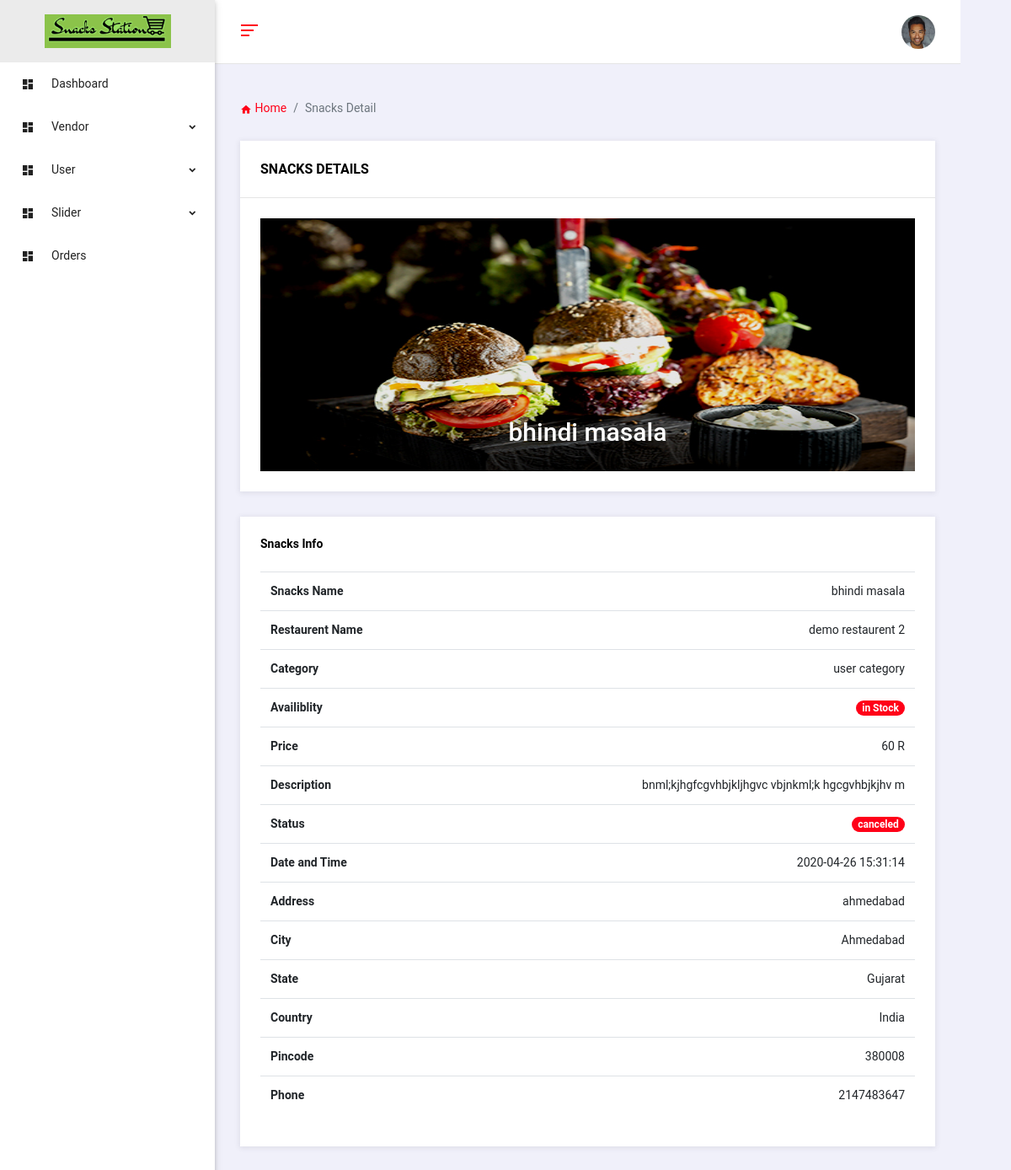
The page /admin/order_details.php?order_id=xsgAPI (signed in) on the database its author committed.
### tables this page shows
CREATE TABLE `snacks` (
  `id` int(11) NOT NULL,
  `img` varchar(100) NOT NULL,
  `name` varchar(100) NOT NULL,
  `category` varchar(100) NOT NULL,
  `quantity` varchar(100) NOT NULL,
  `price` int(11) NOT NULL,
  `description` varchar(200) NOT NULL,
  `status` enum('in Stock','out of Stock') NOT NULL,
  `uploaded_by` varchar(100) NOT NULL,
  `trn_date` datetime NOT NULL
);

CREATE TABLE `vendor` (
  `id` int(11) NOT NULL,
  `v_profile` varchar(100) NOT NULL,
  `fname` varchar(100) NOT NULL,
  `lname` varchar(100) NOT NULL,
  `r_id` varchar(100) NOT NULL,
  `r_name` varchar(100) NOT NULL,
  `r_location` varchar(100) NOT NULL,
  `email` varchar(100) NOT NULL,
  `password` varchar(100) NOT NULL,
  `trn_date` datetime NOT NULL
);

CREATE TABLE `order_details` (
  `id` int(11) NOT NULL,
  `order_id` varchar(100) NOT NULL,
  `status` enum('pending','delivered','canceled') NOT NULL,
  `name` varchar(100) NOT NULL,
  `email` varchar(100) NOT NULL,
  `address` varchar(100) NOT NULL,
  `city` varchar(100) NOT NULL,
  `state` varchar(100) NOT NULL,
  `country` varchar(100) NOT NULL,
  `pincode` int(11) NOT NULL,
  `phone` varchar(200) NOT NULL,
  `trn_date` datetime NOT NULL
);

### admin/order_details.php (the view, shortened to what this page needs)
<?php
include 'db.php';
?>
<!DOCTYPE html>
<html lang="en">
<head>
    <link href="vendors/iconic-fonts/font-awesome/css/all.min.css" rel="stylesheet">
    <link rel="stylesheet" href="vendors/iconic-fonts/flat-icons/flaticon.css">
    <link rel="stylesheet" href="vendors/iconic-fonts/cryptocoins/cryptocoins.css">
    <link rel="stylesheet" href="vendors/iconic-fonts/cryptocoins/cryptocoins-colors.css">
    <link href="assets/css/bootstrap.min.css" rel="stylesheet">
    <link href="assets/css/jquery-ui.min.css" rel="stylesheet">
    <link href="assets/css/style.css" rel="stylesheet">
    <link href="assets/css/datatables.min.css" rel="stylesheet">
</head>
<body class="ms-body ms-aside-left-open ms-primary-theme ms-has-quickbar">
    <?php include 'include/sidebar.php' ?>
    <main class="body-content">
        <?php include 'include/body_header.php' ?>
        <div class="ms-content-wrapper">
            <div class="row">
                <div class="col-md-12">
                    <nav aria-label="breadcrumb">
                        <ol class="breadcrumb pl-0">
                            <li class="breadcrumb-item"><a href="index.php"><i class="material-icons">home</i> Home</a></li>
                            <li class="breadcrumb-item active" aria-current="page">Snacks Detail</li>
                        </ol>
                    </nav>
                </div>
                <?php
                $order_id = $_REQUEST['order_id'];
                $queryshow = "SELECT snacks.id as ID, snacks.uploaded_by, snacks.name as snackname, snacks.description,  snacks.status as stock, snacks.price, snacks.category,
                snacks.img, order_details.status, order_details.name, order_details.email, order_details.address, order_details.city, order_details.state,
                order_details.country, order_details.pincode, order_details.phone, order_details.trn_date, order_details.id as orderid, vendor.r_name
                FROM `order`
                JOIN vendor ON `order`.`vendor_id` = vendor.id
                JOIN snacks ON `order`.`snack_id` = snacks.id
                JOIN order_details ON `order`.`order_id` = order_details.order_id
                WHERE `order_details`.order_id = '$order_id'";
                $result = mysqli_query($db, $queryshow);
                $row = mysqli_fetch_assoc($result);
                ?>
                <div class="col-md-12">
                    <div class="ms-panel">
                        <div class="ms-panel-header">
                            <h6>Snacks Details</h6>
                        </div>
                        <div class="ms-panel-body">
                            <div id="arrowSlider" class="ms-arrow-slider carousel slide" data-ride="carousel" data-interval="false">
                                <div class="carousel-inner">
                                    <div class="carousel-item active">
                                        <img class="d-block w-100" src="/SnacksStation/uploads/admin-snacks-img/<?php echo $row['img']; ?>" style="height: 300px; width: 1040px;">
                                        <div class="carousel-caption d-none d-md-block">
                                            <h3 class="text-white"><?php echo $row['snackname']; ?></h3>
                                        </div>
                                    </div>
                                </div>
                            </div>
                        </div>
                    </div>
                </div>
                <div class=" col-md-12">
                    <div class="ms-panel ms-panel-fh">
                        <div class="ms-panel-body">
                            <h4 class="section-title bold">Snacks Info</h4>
                            <table class="table ms-profile-information">
                                <tbody>
                                    <tr>
                                        <th scope="row">Snacks Name</th>
                                        <td><?php echo $row['snackname']; ?></td>
                                    </tr>
                                    <tr>
                                        <th scope="row">Restaurent Name</th>
                                        <td><?php echo $row['r_name']; ?></td>
                                    </tr>
                                    <tr>
                                        <th scope="row">Category</th>
                                        <td><?php echo $row['category']; ?></td>
                                    </tr>
                                    <tr>
                                        <th scope="row">Availiblity</th>
                                        <td><span class="badge badge-pill badge-primary"><?php echo $row['stock']; ?></span></td>
                                    </tr>
                                    <tr>
                                        <th scope="row">Price</th>
                                        <td><?php echo $row['price']; ?> R</td>
                                    </tr>
                                    <tr>
                                        <th scope="row">Description</th>
                                        <td><?php echo $row['description']; ?></td>
                                    </tr>
                                    <tr>
                                        <th scope="row">Status</th>
                                        <td><span class="badge badge-pill badge-primary"><?php echo $row['status']; ?></span></td>
                                    </tr>
                                    <tr>
                                        <th scope="row">Date and Time</th>
                                        <td><?php echo $row['trn_date']; ?></td>
                                    </tr>
                                    <tr>
                                        <th scope="row">Address</th>
                                        <td><?php echo $row['address']; ?></td>
                                    </tr>
                                    <tr>
                                        <th scope="row">City</th>
                                        <td><?php echo $row['city']; ?></td>
                                    </tr>
                                    <tr>
                                        <th scope="row">State</th>
                                        <td><?php echo $row['state']; ?></td>
                                    </tr>
                                    <tr>
                                        <th scope="row">Country</th>
                                        <td><?php echo $row['country']; ?></td>
                                    </tr>
                                    <tr>
                                        <th scope="row">Pincode</th>
                                        <td><?php echo $row['pincode']; ?></td>
                                    </tr>
                                    <tr>
                                        <th scope="row">Phone</th>
                                        <td><?php echo $row['phone']; ?></td>
                                    </tr>
                                    </tbody>
                            </table>
                        </div>
                    </div>
                </div>
            </div>
        </div>
    </main>
</body>
</html>

### admin/include/sidebar.php (shortened to what this page needs)
<aside id="ms-side-nav" class="side-nav fixed ms-aside-scrollable ms-aside-left">
    <div class="logo-sn ms-d-block-lg">
      <a class="pl-0 ml-0 text-center" href="index.php">
        <img src="assets/img/costic/costic-logo-216x62.png" alt="logo">
      </a>
    </div>
    <ul class="accordion ms-main-aside fs-14" id="side-nav-accordion">
      <li class="menu-item">
        <a href="index.php"> <span><i class="material-icons fs-16">dashboard</i>Dashboard</span>
        </a>
      </li>
      <li class="menu-item">
        <a href="#" class="has-chevron" data-toggle="collapse" data-target="#vendor" aria-expanded="false" aria-controls="dashboard">
          <span><i class="material-icons fs-16">dashboard</i>Vendor </span>
        </a>
      </li>
      <li class="menu-item">
        <a href="#" class="has-chevron" data-toggle="collapse" data-target="#user" aria-expanded="false" aria-controls="user"> <span><i class="material-icons fs-16">dashboard</i>User </span>
        </a>
      </li>
      <li class="menu-item">
        <a href="#" class="has-chevron" data-toggle="collapse" data-target="#slider" aria-expanded="false" aria-controls="slider">
          <span><i class="material-icons fs-16">dashboard</i>Slider</span>
        </a>
      </li>
      <li class="menu-item">
        <a href="order_list.php"> <span><i class="material-icons fs-16">dashboard</i>Orders</span>
        </a>
      </li>
    </ul>
  </aside>

### admin/include/body_header.php (shortened to what this page needs)
<nav class="navbar ms-navbar">
    <div class="ms-aside-toggler ms-toggler pl-0" data-target="#ms-side-nav" data-toggle="slideLeft"> <span class="ms-toggler-bar bg-primary"></span>
      <span class="ms-toggler-bar bg-primary"></span>
      <span class="ms-toggler-bar bg-primary"></span>
    </div>
    <ul class="ms-nav-list ms-inline mb-0" id="ms-nav-options">
      <li class="ms-nav-item ms-nav-user dropdown">
        <a href="#" id="userDropdown" data-toggle="dropdown" aria-haspopup="true" aria-expanded="false">
          <img class="ms-user-img ms-img-round float-right" src="assets/img/costic/customer-1.jpg" style="height: 40px; width: 40px;" alt="people">
        </a>
      </li>
    </ul>
  </nav>

### rows shown on the page
snacks: img (picture), name "bhindi masala", vendor.r_name "demo restaurent 2", category "user category", status "in Stock", price "60", description "bnml;kjhgfcgvhbjkljhgvc vbjnkml;k hgcgvhbjkjhv m", order_details.status "canceled", order_details.trn_date "2020-04-26 15:31:14", order_details.address "ahmedabad", order_details.city "Ahmedabad", order_details.state "Gujarat", order_details.country "India", order_details.pincode "380008", order_details.phone "2147483647"
